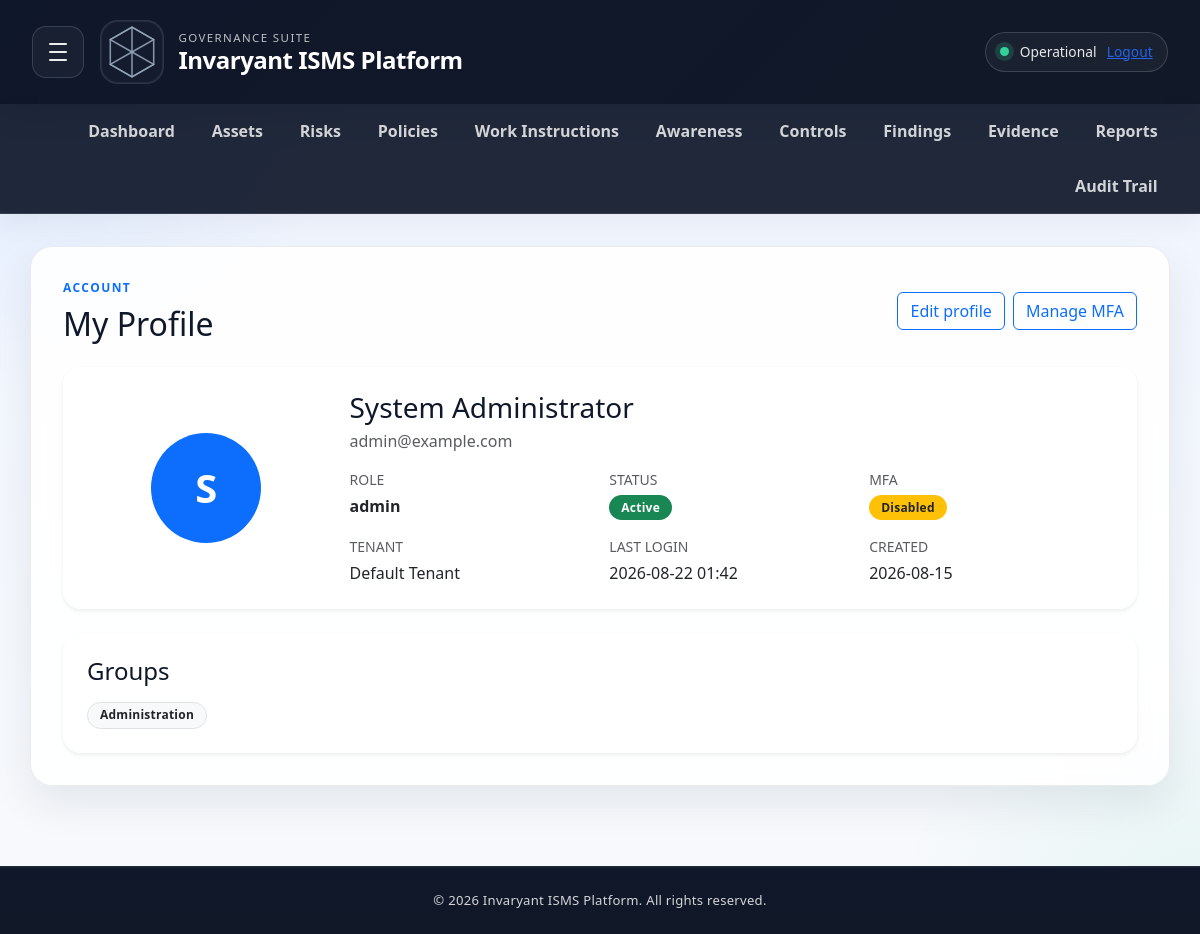
The app's page /profile (signed in), older data.
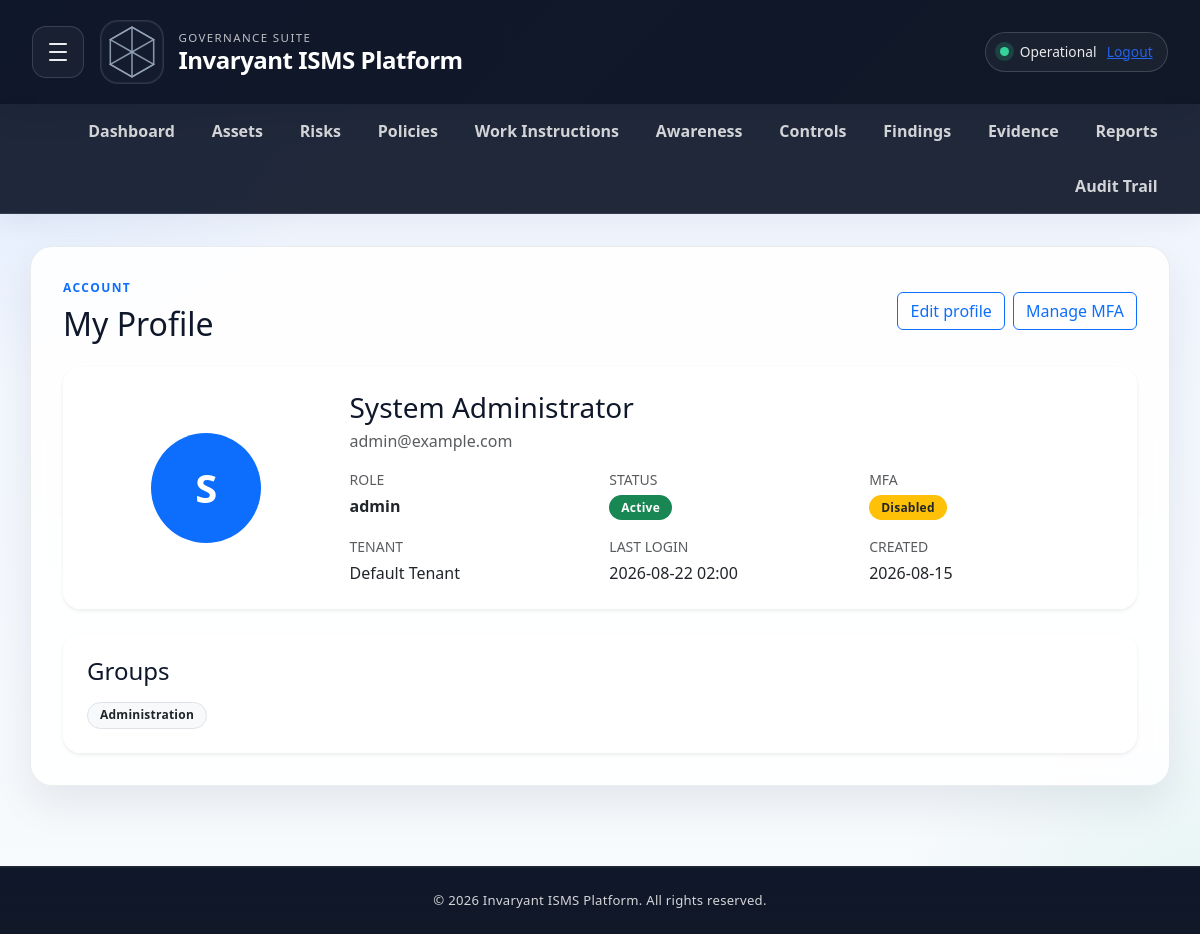
The same page, newer data.
### app/models.py (models this page shows, shortened)
class User(UserMixin, db.Model):
    __tablename__ = 'users'
    __table_args__ = (
        db.Index('ix_users_tenant_id', 'tenant_id'),
        db.Index('ix_users_role_id', 'role_id'),
        db.Index('ix_users_email', 'email'),
    )
    id = db.Column(db.Integer, primary_key=True)
    tenant_id = db.Column(db.Integer, db.ForeignKey('tenants.id'), nullable=False)
    email = db.Column(db.String(255), unique=True, nullable=False)
    password_hash = db.Column(db.String(255), nullable=False)
    full_name = db.Column(db.String(200), nullable=False)
    role_id = db.Column(db.Integer, db.ForeignKey('roles.id'), nullable=False)
    is_active = db.Column(db.Boolean, default=True)
    mfa_enabled = db.Column(db.Boolean, default=False)
    mfa_secret = db.Column(db.String(64), nullable=True)
    profile_photo_path = db.Column(db.String(500), nullable=True)
    created_at = db.Column(db.DateTime, default=datetime.utcnow)
    last_login_at = db.Column(db.DateTime, nullable=True)
    role = db.relationship('Role', backref='users')

### app/routes.py (the view)
@main.route('/profile')
@login_required
def profile():
    user = User.query.filter_by(id=current_user.id, tenant_id=current_user.tenant_id).first_or_404()
    groups = user.groups.all() if hasattr(user.groups, 'all') else []
    return render_template('user_profile.html', user=user, groups=groups)

### app/templates/user_profile.html (shortened to what the changed rows need)
{% extends "base.html" %}
{% block content %}
<div class="d-flex justify-content-between align-items-center mb-4">
    <div>
        <h2 class="mb-0">{% if is_detail_view %}User Profile{% else %}My Profile{% endif %}</h2>
    </div>
</div>
<div class="card shadow-sm border-0">
    <div class="card-body p-4">
        <div class="row g-4 align-items-center">
            <div class="col-md-3 text-center">
                {% if user.profile_photo_path %}
                    <img src="{{ url_for('main.user_profile_photo', user_id=user.id) }}" alt="Profile photo" class="rounded-circle border mx-auto d-block" style="width: 110px; height: 110px; object-fit: cover;">
                {% else %}
                    <div class="rounded-circle bg-primary text-white d-flex align-items-center justify-content-center mx-auto" style="width: 110px; height: 110px; font-size: 2.5rem; font-weight: 600;">
                        {{ user.full_name[0]|upper if user.full_name else 'U' }}
                    </div>
                {% endif %}
            </div>
            <div class="col-md-9">
                <h3 class="mb-1">{{ user.full_name }}</h3>
                <p class="text-muted mb-3">{{ user.email }}</p>
                <div class="row g-3">
                    <div class="col-sm-6 col-lg-4">
                    </div>
                    <div class="col-sm-6 col-lg-4">
                    </div>
                    <div class="col-sm-6 col-lg-4">
                    </div>
                    <div class="col-sm-6 col-lg-4">
                    </div>
                    <div class="col-sm-6 col-lg-4">
                        <div class="small text-uppercase text-muted mb-1">Last login</div>
                        <div>{{ user.last_login_at.strftime('%Y-%m-%d %H:%M') if user.last_login_at else 'Never' }}</div>
                    </div>
                    <div class="col-sm-6 col-lg-4">
                        <div class="small text-uppercase text-muted mb-1">Created</div>
                        <div>{{ user.created_at.strftime('%Y-%m-%d') if user.created_at else 'Unknown' }}</div>
                    </div>
                </div>
            </div>
        </div>
    </div>
</div>
{% endblock %}

Row changes from the older to the newer data that the page shows:
changed User "System Administrator": last_login_at "2026-08-22 01:42" → "2026-08-22 02:00"
